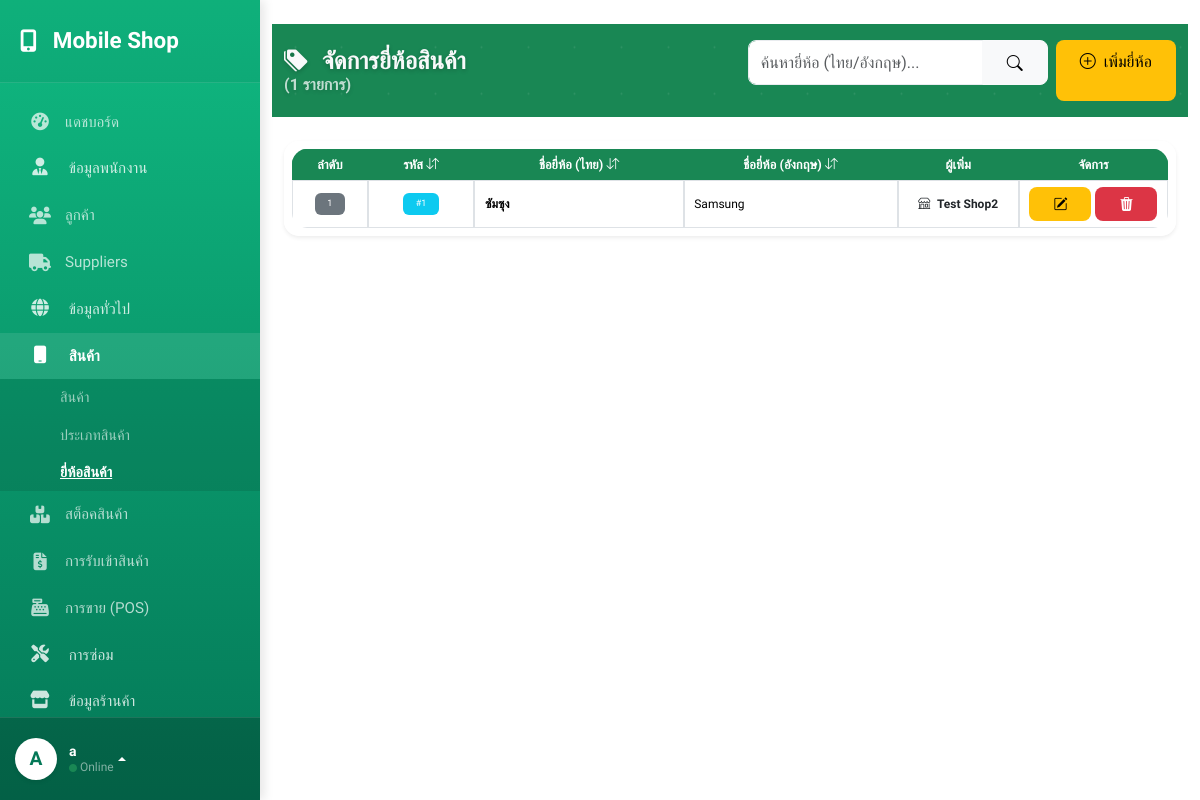
Before: /prod_brand/prodbrand.php (signed in) with the older database file.
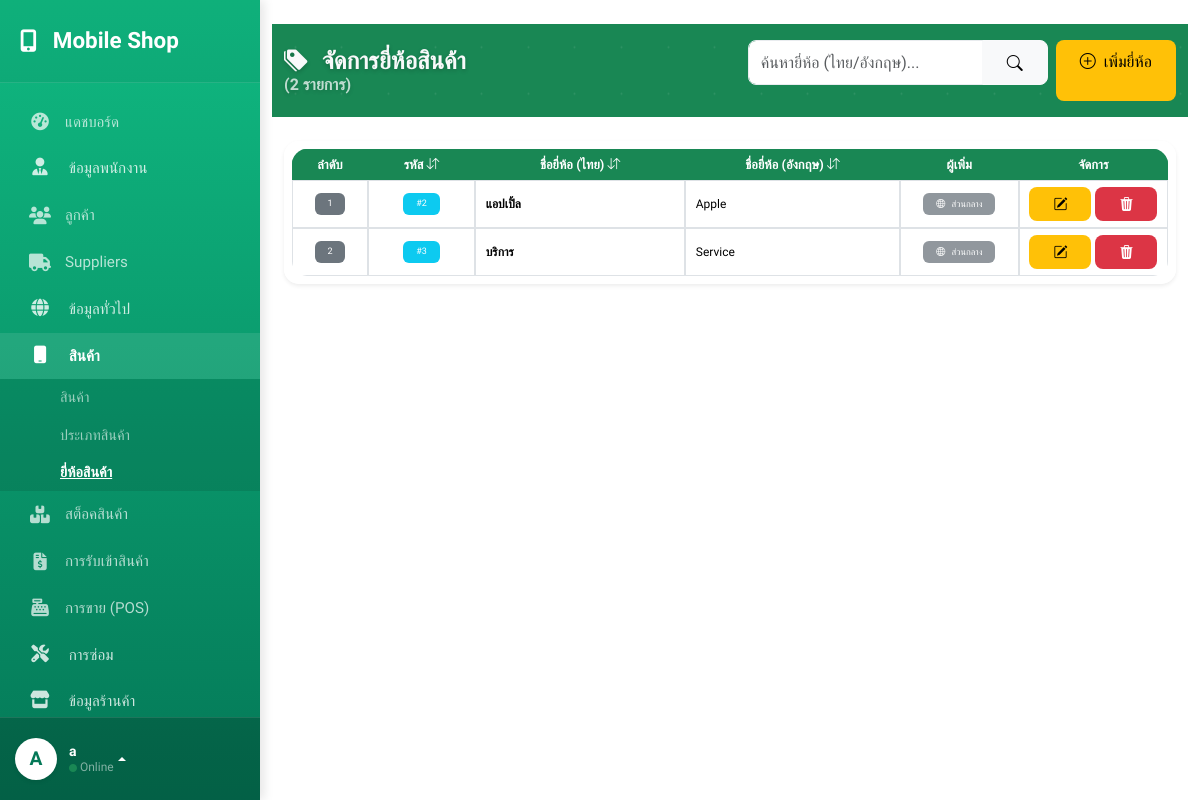
After: the same page with the newer database file.
### tables this page shows
CREATE TABLE `prod_brands` (
  `brand_id` int(4) NOT NULL,
  `shop_info_shop_id` int(3) NOT NULL,
  `brand_name_th` varchar(50) NOT NULL,
  `brand_name_en` varchar(50) NOT NULL,
  `create_at` datetime NOT NULL DEFAULT current_timestamp(),
  `update_at` datetime NOT NULL DEFAULT current_timestamp()
);

CREATE TABLE `shop_info` (
  `shop_id` int(3) NOT NULL,
  `shop_name` varchar(50) NOT NULL,
  `tax_id` varchar(20) NOT NULL,
  `shop_phone` varchar(20) NOT NULL,
  `shop_email` varchar(50) DEFAULT NULL,
  `logo` varchar(255) DEFAULT NULL,
  `create_at` datetime NOT NULL DEFAULT current_timestamp(),
  `update_at` datetime NOT NULL DEFAULT current_timestamp(),
  `Addresses_address_id` int(6) NOT NULL,
  `shop_app_password` varchar(50) DEFAULT NULL COMMENT 'รหัสผ่านแอปสำหรับส่งอีเมล',
  `promptpay_number` varchar(20) DEFAULT NULL COMMENT 'เบอร์พร้อมเพย์หรือเลขบัญชีสำหรับรับเงิน'
);

### global/sidebar.php (called while the page is built, shortened)
<?php
require_once '../config/config.php';
$sidebar_uid = $_SESSION['user_id'] ?? 0;
function isActive($keywords)
{
    $current_url = $_SERVER['PHP_SELF'];
    if (!is_array($keywords)) $keywords = [$keywords];
    foreach ($keywords as $key) {
        if (strpos($current_url, $key) !== false) return 'active';
    }
    return '';
}
?>
        <?php if (hasPermission($conn, $sidebar_uid, 'menu_manage_users')): ?>
                <?php if (hasPermission($conn, $sidebar_uid, 'user_list')):  ?>
                    <a href="../users/user_list.php" class="list-group-item list-group-item-action <?= isActive('user_list.php') ?>">รายชื่อผู้ใช้</a>
                <?php endif; ?>
        <?php endif; ?>

### config/functions.php (called while the page is built, shortened)
<?php
function hasPermission($conn, $user_id, $permission_name)
{
    $sql = "SELECT 1
            FROM user_roles ur
            JOIN role_permissions rp ON ur.roles_role_id = rp.roles_role_id
            JOIN permissions p ON rp.permissions_permission_id = p.permission_id
            WHERE ur.users_user_id = ?
            AND p.permission_name = ?
            LIMIT 1";
    $stmt = $conn->prepare($sql);
    $stmt->bind_param("is", $user_id, $permission_name);
    $stmt->execute();
    $result = $stmt->get_result();
    $has_perm = ($result->num_rows > 0);
    return $has_perm;
}

### prod_brand/prodbrand.php (the view, shortened to what the rows shown need)
<?php
require '../config/load_theme.php';
$current_user_id = $_SESSION['user_id'];
$has_centralinf_permission = false;
$check_user_sql = "SELECT r.role_name, p.permission_name
                   FROM users u
                   JOIN user_roles ur ON u.user_id = ur.users_user_id
                   JOIN roles r ON ur.roles_role_id = r.role_id
                   LEFT JOIN role_permissions rp ON r.role_id = rp.roles_role_id
                   LEFT JOIN permissions p ON rp.permissions_permission_id = p.permission_id
                   WHERE u.user_id = ?";
if ($stmt_user = mysqli_prepare($conn, $check_user_sql)) {
  mysqli_stmt_bind_param($stmt_user, "i", $current_user_id);
  mysqli_stmt_execute($stmt_user);
  $res_user = mysqli_stmt_get_result($stmt_user);
  while ($row = mysqli_fetch_assoc($res_user)) {
    if ($row['permission_name'] === 'centralinf') {
      $has_centralinf_permission = true;
    }
  }
}
$search = isset($_GET['search']) ? mysqli_real_escape_string($conn, $_GET['search']) : '';
$sort_by = isset($_GET['sort']) ? $_GET['sort'] : 'brand_id';
$order = isset($_GET['order']) && $_GET['order'] == 'desc' ? 'DESC' : 'ASC';
$page = isset($_GET['page']) ? (int)$_GET['page'] : 1;
$items_per_page = 10;
$offset = ($page - 1) * $items_per_page;
$where_conditions = [];
$where_clause = !empty($where_conditions) ? 'WHERE ' . implode(' AND ', $where_conditions) : '';
$count_sql = "SELECT COUNT(*) as total FROM prod_brands $where_clause";
$count_result = mysqli_query($conn, $count_sql);
$total_brands = mysqli_fetch_assoc($count_result)['total'];
$sql = "SELECT pb.*, si.shop_name
        FROM prod_brands pb
        LEFT JOIN shop_info si ON pb.shop_info_shop_id = si.shop_id
        $where_clause
        ORDER BY pb.$sort_by $order
        LIMIT $items_per_page OFFSET $offset";
$result = mysqli_query($conn, $sql);
?>
<!DOCTYPE html>
<html lang="th">
<head>
  <link href="https://cdn.jsdelivr.net/npm/bootstrap@5.3.3/dist/css/bootstrap.min.css" rel="stylesheet">
  <link href="https://cdn.jsdelivr.net/npm/bootstrap-icons/font/bootstrap-icons.css" rel="stylesheet">
  <link href="https://cdnjs.cloudflare.com/ajax/libs/font-awesome/6.5.1/css/all.min.css" rel="stylesheet">
</head>
<body>
  <div class="d-flex" id="wrapper">
    <?php include '../global/sidebar.php'; ?>
    <div class="main-content w-100">
      <div class="container-fluid py-4">
        <div class="main-header py-3 text-white">
          <div class="container">
            <div class="row align-items-center gy-2">
              <div class="col-md-4">
                <h1 class="h4 mb-0 text-light">
                  <i class="bi bi-tags-fill me-2"></i> จัดการยี่ห้อสินค้า
                  <small class="fs-6 d-block opacity-75">
                    (<?php echo number_format($total_brands); ?> รายการ)
                  </small>
                </h1>
              </div>
            </div>
          </div>
        </div>
        <div class="container">
          <div class="card table-card shadow-sm">
            <div class="card-body p-2">
              <?php if (mysqli_num_rows($result) > 0): ?>
                <div class="table-responsive">
                  <table class="table table-hover table-sm align-middle mb-0 text-nowrap w-auto mx-auto">
                    <thead class="table-light">
                      <tr class="small">
                        <th class="text-center" width="10%">ลำดับ</th>
                        <th width="15%">
                          <a href="?sort=brand_id&order=<?php echo ($sort_by == 'brand_id' && $order == 'ASC') ? 'desc' : 'asc'; ?><?php echo $search ? '&search=' . urlencode($search) : ''; ?>&page=<?php echo $page; ?>" class="sort-link">
                            รหัส <i class="bi bi-arrow-down-up"></i>
                          </a>
                        </th>
                        <th width="30%">
                          <a href="?sort=brand_name_th&order=<?php echo ($sort_by == 'brand_name_th' && $order == 'ASC') ? 'desc' : 'asc'; ?><?php echo $search ? '&search=' . urlencode($search) : ''; ?>&page=<?php echo $page; ?>" class="sort-link">
                            ชื่อยี่ห้อ (ไทย) <i class="bi bi-arrow-down-up"></i>
                          </a>
                        </th>
                        <th width="30%">
                          <a href="?sort=brand_name_en&order=<?php echo ($sort_by == 'brand_name_en' && $order == 'ASC') ? 'desc' : 'asc'; ?><?php echo $search ? '&search=' . urlencode($search) : ''; ?>&page=<?php echo $page; ?>" class="sort-link">
                            ชื่อยี่ห้อ (อังกฤษ) <i class="bi bi-arrow-down-up"></i>
                          </a>
                        </th>
                        <th width="20%" class="text-center">ผู้เพิ่ม</th>
                        <th class="text-center" width="15%">จัดการ</th>
                      </tr>
                    </thead>
                    <tbody>
                      <?php
                      $index = ($page - 1) * $items_per_page + 1;
                      while ($row = mysqli_fetch_assoc($result)):
                      ?>
                        <tr class="small">
                          <td class="text-center">
                            <span class="badge bg-secondary"><?php echo $index++; ?></span>
                          </td>
                          <td class="text-center">
                            <span class="badge bg-info">#<?php echo $row['brand_id']; ?></span>
                          </td>
                          <td>
                            <div class="fw-bold"><?php echo htmlspecialchars($row['brand_name_th']); ?></div>
                          </td>
                          <td>
                            <?php echo htmlspecialchars($row['brand_name_en']); ?>
                          </td>
                          <td class="text-center">
                            <?php if ($row['shop_info_shop_id'] == 0): ?>
                              <span class="badge bg-secondary opacity-75">
                                <i class="bi bi-globe2 me-1"></i> ส่วนกลาง
                              </span>
                            <?php else: ?>
                              <span class="text-dark fw-bold">
                                <i class="bi bi-shop me-1"></i>
                                <?php echo htmlspecialchars($row['shop_name'] ?? 'ไม่ทราบชื่อร้าน'); ?>
                              </span>
                            <?php endif; ?>
                          </td>
                          <td class="text-center">
                            <?php
                            if ($row['shop_info_shop_id'] != 0 || $has_centralinf_permission):
                            ?>
                              <div class="d-flex justify-content-center gap-1">
                                <a href="edit_prodbrand.php?id=<?php echo $row['brand_id']; ?>"
                                  class="btn btn-warning btn-sm text-dark" title="แก้ไข">
                                  <i class="bi bi-pencil-square"></i>
                                </a>
                                <button type="button" class="btn btn-danger btn-sm"
                                  onclick="confirmDelete('<?php echo $row['brand_id']; ?>', '<?php echo addslashes($row['brand_name_th']); ?>')"
                                  title="ลบ">
                                  <i class="bi bi-trash3-fill"></i>
                                </button>
                              </div>
                            <?php else: ?>
                              <span class="badge bg-secondary bg-opacity-75 text-white" style="cursor: default;" title="ข้อมูลส่วนกลาง">
                                <i class="bi bi-globe2 me-1"></i>ส่วนกลาง
                              </span>
                            <?php endif; ?>
                          </td>
                        </tr>
                      <?php endwhile; ?>
                    </tbody>
                  </table>
                </div>
              <?php endif; ?>
            </div>
          </div>
        </div>
      </div>
    </div>
  </div>
</body>
</html>

Changed rows visible on the page:
removed prod_brands: brand_id "1", brand_name_th "ซัมซุง", brand_name_en "Samsung", shop_info.shop_name "Test Shop2"
added prod_brands: brand_id "2", brand_name_th "แอปเปิ้ล", brand_name_en "Apple", shop_info_shop_id 0 (drawn)
added prod_brands: brand_id "3", brand_name_th "บริการ", brand_name_en "Service", shop_info_shop_id 0 (drawn)
Other visible differences:
$total_brands: "1" → "2"
